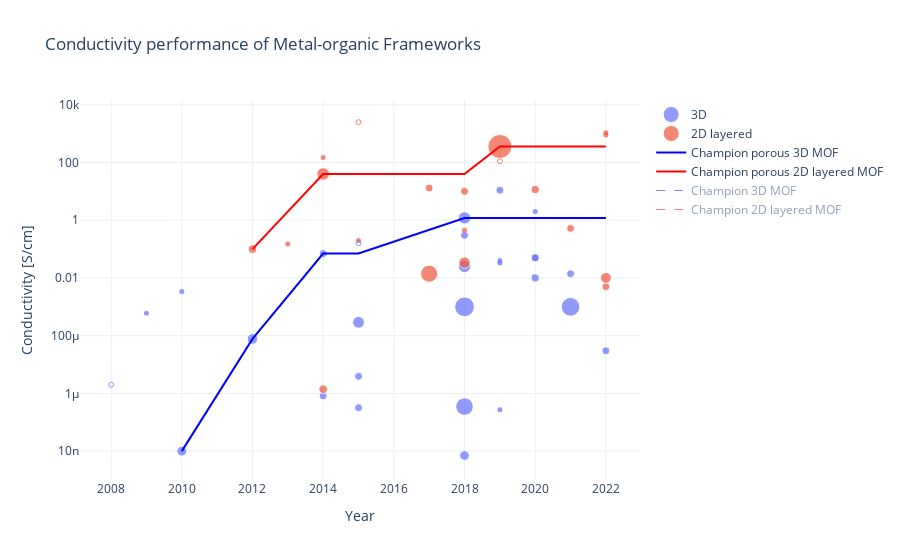

Source (notebook cell):
### Code cell
fig = px.scatter(mofs[mofs['BET']>1], x='Year', y='Value',
                 hover_name='Name', color='Dimensionality', size='Porosity', hover_data=['Dimensionality','Porosity', 'DOI'], 
                 labels={'Value': "Conductivity [S/cm]"}, template='plotly_white', 
                 title='Conductivity performance of Metal-organic Frameworks')

fig.update_traces(marker=dict(sizemin=4, sizeref=8))
fig.update_layout(yaxis_type="log")
fig.update_traces(hovertemplate='<b>%{hovertext}</b><br><br>Dimensionality: %{customdata[0]}\
                                 <br>Year: %{x}<br>Value: %{y} S/cm\
                                 <br>BET: %{customdata[1]} m<sup>2</sup>/g<extra></extra>\
                                 <br>DOI: %{customdata[2]}')

fig.add_trace(go.Scatter(x=mofs[(mofs['Porous']=='Yes') & (mofs['Porosity']<1) & (mofs['Dimensionality']=='3D')]['Year'], 
                         y=mofs[(mofs['Porous']=='Yes') & (mofs['Porosity']<1) & (mofs['Dimensionality']=='3D')]['Value'], 
                         mode='markers', marker=dict(color='#636efa', size=5, opacity=0.7),  
                         customdata=np.stack((mofs[(mofs['Porous']=='Yes') & (mofs['Porosity']<1) & (mofs['Dimensionality']=='3D')]['Name'], 
                                              mofs[(mofs['Porous']=='Yes') & (mofs['Porosity']<1) & (mofs['Dimensionality']=='3D')]['Dimensionality'],
                                              mofs[(mofs['Porous']=='Yes') & (mofs['Porosity']<1) & (mofs['Dimensionality']=='3D')]['DOI']), 
                                              axis=-1), 
                         hovertemplate='<b>%{customdata[0]}</b><br><br>Dimensionality: %{customdata[1]}\
                                 <br>Year: %{x}<br>Value: %{y} S/cm\
                                 <br>BET: unknown <extra></extra>\
                                 <br>DOI: %{customdata[2]}', 
                         showlegend=False))

fig.add_trace(go.Scatter(x=mofs[(mofs['Porous']=='Yes') & (mofs['Porosity']<1) & (mofs['Dimensionality']=='2D layered')]['Year'], 
                         y=mofs[(mofs['Porous']=='Yes') & (mofs['Porosity']<1) & (mofs['Dimensionality']=='2D layered')]['Value'], 
                         mode='markers', marker=dict(color='#EF553B', size=5, opacity=0.7),  
                         customdata=np.stack((mofs[(mofs['Porous']=='Yes') & (mofs['Porosity']<1) & (mofs['Dimensionality']=='2D layered')]['Name'], 
                                              mofs[(mofs['Porous']=='Yes') & (mofs['Porosity']<1) & (mofs['Dimensionality']=='2D layered')]['Dimensionality'],
                                              mofs[(mofs['Porous']=='Yes') & (mofs['Porosity']<1) & (mofs['Dimensionality']=='2D layered')]['DOI']), 
                                              axis=-1), 
                         hovertemplate='<b>%{customdata[0]}</b><br><br>Dimensionality: %{customdata[1]}\
                                 <br>Year: %{x}<br>Value: %{y} S/cm\
                                 <br>BET: unknown <extra></extra>\
                                 <br>DOI: %{customdata[2]}', 
                         showlegend=False))

fig.add_trace(go.Scatter(x=mofs[(mofs['Porous']=='No') & (mofs['Porosity']<1) & (mofs['Dimensionality']=='3D')]['Year'], 
                         y=mofs[(mofs['Porous']=='No') & (mofs['Porosity']<1) & (mofs['Dimensionality']=='3D')]['Value'], 
                         mode='markers', marker=dict(color='#636efa', size=5, opacity=0.7, symbol='circle-open'),  
                         customdata=np.stack((mofs[(mofs['Porous']=='No') & (mofs['Porosity']<1) & (mofs['Dimensionality']=='3D')]['Name'], 
                                              mofs[(mofs['Porous']=='No') & (mofs['Porosity']<1) & (mofs['Dimensionality']=='3D')]['Dimensionality'],
                                              mofs[(mofs['Porous']=='No') & (mofs['Porosity']<1) & (mofs['Dimensionality']=='3D')]['DOI']), 
                                              axis=-1), 
                         hovertemplate='<b>%{customdata[0]}</b><br><br>Dimensionality: %{customdata[1]}\
                                 <br>Year: %{x}<br>Value: %{y} S/cm\
                                 <br>Dense <extra></extra>\
                                 <br>DOI: %{customdata[2]}', 
                         showlegend=False))

fig.add_trace(go.Scatter(x=mofs[(mofs['Porous']=='No') & (mofs['Porosity']<1) & (mofs['Dimensionality']=='2D layered')]['Year'], 
                         y=mofs[(mofs['Porous']=='No') & (mofs['Porosity']<1) & (mofs['Dimensionality']=='2D layered')]['Value'], 
                         mode='markers', marker=dict(color='#EF553B', size=5, opacity=0.7, symbol='circle-open'),  
                         customdata=np.stack((mofs[(mofs['Porous']=='No') & (mofs['Porosity']<1) & (mofs['Dimensionality']=='2D layered')]['Name'], 
                                              mofs[(mofs['Porous']=='No') & (mofs['Porosity']<1) & (mofs['Dimensionality']=='2D layered')]['Dimensionality'],
                                              mofs[(mofs['Porous']=='No') & (mofs['Porosity']<1) & (mofs['Dimensionality']=='2D layered')]['DOI']), 
                                              axis=-1), 
                         hovertemplate='<b>%{customdata[0]}</b><br><br>Dimensionality: %{customdata[1]}\
                                 <br>Year: %{x}<br>Value: %{y} S/cm\
                                 <br>Dense <extra></extra>\
                                 <br>DOI: %{customdata[2]}', 
                         showlegend=False))

fig.add_trace(go.Scatter(x=mofs_sorted_3D_porous_cummax['Year'], y=mofs_sorted_3D_porous_cummax['Value'], 
                         name='Champion porous 3D MOF', line=dict(color='blue', width=2), hoverinfo='skip', mode='lines'))

fig.add_trace(go.Scatter(x=mofs_sorted_2D_porous_cummax['Year'], y=mofs_sorted_2D_porous_cummax['Value'], 
                         name='Champion porous 2D layered MOF', line=dict(color='red', width=2), hoverinfo='skip', mode='lines'))


fig.add_trace(go.Scatter(x=mofs_sorted_3D_cummax['Year'], y=mofs_sorted_3D_cummax['Value'], 
                         name='Champion 3D MOF', line=dict(color='blue', width=1, dash='dash'), hoverinfo='skip', 
                         mode='lines', visible='legendonly'))

fig.add_trace(go.Scatter(x=mofs_sorted_2D_cummax['Year'], y=mofs_sorted_2D_cummax['Value'], 
                         name='Champion 2D layered MOF', line=dict(color='red', width=1, dash='dash'), hoverinfo='skip', 
                         mode='lines', visible='legendonly'))

fig.update_layout(legend={'itemsizing': 'trace'}, legend_title_text=None)

fig.show()

### Figure 1 — Plotly figure (JSON) as saved in the notebook; plotly's stock layout.template omitted (floating-point values rounded to 4 significant figures)
{"data": [{"customdata": [["3D", 385, "10.1021/cm101238m"], ["3D", 450, "10.1002/chem.201103433"], ["3D", 69.6, "10.1039/C3TA13179C"], ["3D", 214, "10.1126/science.1246738 "], ["3D", 248, "10.1021/jacs.5b02897"], ["3D", 54, "10.1021/jacs.5b02897"], ["3D", 559, "10.1021/ja512437u"], ["3D", 370, "10.1021/jacs.8b03696 "], ["3D", 50, "10.1021/jacs.8b03696 "], ["3D", 614, "10.1021/jacs.8b03604 "], ["3D", 1230, "10.1038/s41563-018-0098-1 "], ["3D", 610, "10.1038/s41563-018-0098-1 "], ["3D", 1550, "10.1039/C8SC00961A"], ["3D", 3, "10.1038/s41467-019-09682-0 "], ["3D", 208, "10.1038/s41557-019-0372-0 "], ["3D", 271, "10.1002/anie.201912642 "], ["3D", 208, "10.1038/s41557-019-0372-0 "], ["3D", 80, "10.1038/s41557-021-00666-6 "], ["3D", 1400, "10.1002/anie.202102670 "], ["3D", 120, "10.1021/jacs.2c00614"]], "hovertemplate": "<b>%{hovertext}</b><br><br>Dimensionality: %{customdata[0]}                                 <br>Year: %{x}<br>Value: %{y} S/cm                                 <br>BET: %{customdata[1]} m<sup>2</sup>/g<extra></extra>                                 <br>DOI: %{customdata[2]}", "hovertext": ["Cu[Ni(pdt)2]", "Fe(1,2,3-triazolate) (oxidized)", "I2@Eu4(BPT)4", "TCNQ@Cu3(BTC)2", "Fe2DOBDC", "Fe2DSBDC", "Cd2(TTFTB)", "Fe(1,2,3-triazolate)", "Fe(1,2,3-triazolate)(BF4)0.33", "Fe2(BDT)3 (oxidized)", "Fe2(BDP)3", "K(0.98)Fe2(BDP)3", "C60@Zr6(OH)16(TBAPy)2", "Cu2(6-Hmna)(6-mn)", "Ho(1+x)(HOTP)", "Cu-BDC", "HoHTTP", "Cr(tri)2(CF3SO3)0.33", "Fe-HHTP", "NiTAHQ-3D-ox"], "legendgroup": "3D", "marker": {"color": "#636efa", "size": [385, 450, 69.6, 214, 248, 54, 559, 370, 50, 614, 1230, 610, 1550, 3, 208, 271, 208, 80, 1400, 120], "sizemin": 4, "sizemode": "area", "sizeref": 8, "symbol": "circle"}, "mode": "markers", "name": "3D", "orientation": "v", "showlegend": true, "type": "scatter", "x": [2010, 2012, 2014, 2014, 2015, 2015, 2015, 2018, 2018, 2018, 2018, 2018, 2018, 2019, 2020, 2020, 2020, 2021, 2021, 2022], "xaxis": "x", "y": [1e-08, 7.7e-05, 8.2e-07, 0.07, 3.2e-07, 3.9e-06, 0.00029, 7e-09, 0.3, 1.2, 3.5e-07, 0.025, 0.001, 10.96, 0.05, 0.01, 0.05, 0.014, 0.001, 3e-05], "yaxis": "y"}, {"customdata": [["2D layered", 306, "10.1021/cm301194a"], ["2D layered", 300, "10.1039/C4CC00408F"], ["2D layered", 630, "10.1021/ja502765n "], ["2D layered", 1175, "10.1021/jacs.7b00705 "], ["2D layered", 114, "10.1021/jacs.7b07234 "], ["2D layered", 526, "10.1038/s41563-018-0189-z "], ["2D layered", 210, " 10.1038/s41467-018-05141-4"], ["2D layered", 2298, "10.1039/c8ee02679c "], ["2D layered", 280, "10.1016/j.apcatb.2020.119295"], ["2D layered", 133, "10.1021/acsaem.0c02758 "], ["2D layered", 44.7, "10.1039/D1CC06407J"], ["2D layered", 480, "10.1038/s41467-022-34820-6"]], "hovertemplate": "<b>%{hovertext}</b><br><br>Dimensionality: %{customdata[0]}                                 <br>Year: %{x}<br>Value: %{y} S/cm                                 <br>BET: %{customdata[1]} m<sup>2</sup>/g<extra></extra>                                 <br>DOI: %{customdata[2]}", "hovertext": ["Cu3(HOTP)2", "Pt3(THT)2", "Ni3(HITP)2", "Fe2(dhbq)3", "Cu3(HIB)2", "Fe3(THT)2", "Fe3(PTC)", "(Mn/Fe)3(HIB)2", "Co3(HITP)2", "Ni3(HAB)2", "MnHHB", "Ni3(HATI_C1)2"], "legendgroup": "2D layered", "marker": {"color": "#EF553B", "size": [306, 300, 630, 1175, 114, 526, 210, 2298, 280, 133, 44.7, 480], "sizemin": 4, "sizemode": "area", "sizeref": 8, "symbol": "circle"}, "mode": "markers", "name": "2D layered", "orientation": "v", "showlegend": true, "type": "scatter", "x": [2012, 2014, 2014, 2017, 2017, 2018, 2018, 2019, 2020, 2021, 2022, 2022], "xaxis": "x", "y": [0.1, 1.4e-06, 40, 0.014, 13, 0.034, 10, 359, 11.5, 0.52, 0.005, 0.01], "yaxis": "y"}, {"customdata": [["Cu[Cu(pdt)2]", "3D", "10.1021/ic802117q "], ["I2@Zn3(lac)2(pybz)2", "3D", "10.1021/ja908293n"], ["Cd(DPNDI)", "3D", "10.1021/jacs.9b01717"], ["Zn4O(NDC)3", "3D", "10.1016/j.synthmet.2019.04.018"], ["TCNQ@(TATAB)3", "3D", "10.1016/j.inoche.2019.04.037 "], ["Cu(H2O)(2,6-NDPA)0.5", "3D", "10.1002/adfm.202007294"]], "hovertemplate": "<b>%{customdata[0]}</b><br><br>Dimensionality: %{customdata[1]}                                 <br>Year: %{x}<br>Value: %{y} S/cm                                 <br>BET: unknown <extra></extra>                                 <br>DOI: %{customdata[2]}", "marker": {"color": "#636efa", "opacity": 0.7, "size": 5}, "mode": "markers", "showlegend": false, "type": "scatter", "x": [2009, 2010, 2019, 2019, 2019, 2020], "y": [0.0006, 0.0034, 0.033, 0.04, 2.7e-07, 2]}, {"customdata": [["Ni3(BHT)2", "2D layered", "10.1021/ja312380b"], ["Ni3(BHT)2 oxidized", "2D layered", "10.1021/ja507619d"], ["Cu3(HITP)2", "2D layered", "10.1002/anie.201411854"], ["V2(dhbq)3", "2D layered", "10.1021/jacs.7b13510 "], ["La1.5(2,3,6,7,10,11-hexaoxytriphenylene)", "2D layered", "10.1073/pnas.2205127119"], ["Nd1.5(2,3,6,7,10,11-hexaoxytriphenylene)", "2D layered", "10.1073/pnas.2205127119"]], "hovertemplate": "<b>%{customdata[0]}</b><br><br>Dimensionality: %{customdata[1]}                                 <br>Year: %{x}<br>Value: %{y} S/cm                                 <br>BET: unknown <extra></extra>                                 <br>DOI: %{customdata[2]}", "marker": {"color": "#EF553B", "opacity": 0.7, "size": 5}, "mode": "markers", "showlegend": false, "type": "scatter", "x": [2013, 2014, 2015, 2018, 2022, 2022], "y": [0.15, 150, 0.2, 0.45, 900, 1080]}, {"customdata": [["Pb3(BHT)", "3D", "10.1021/ja0770983"], ["Fe2(dhbq)3", "3D", "10.1021/jacs.5b10385"]], "hovertemplate": "<b>%{customdata[0]}</b><br><br>Dimensionality: %{customdata[1]}                                 <br>Year: %{x}<br>Value: %{y} S/cm                                 <br>Dense <extra></extra>                                 <br>DOI: %{customdata[2]}", "marker": {"color": "#636efa", "opacity": 0.7, "size": 5, "symbol": "circle-open"}, "mode": "markers", "showlegend": false, "type": "scatter", "x": [2008, 2015], "y": [2e-06, 0.16]}, {"customdata": [["Cu3(BHT)", "2D layered", "10.1038/ncomms8408"], ["Cu3(BHSe)", "2D layered", "10.1002/advs.201802235"]], "hovertemplate": "<b>%{customdata[0]}</b><br><br>Dimensionality: %{customdata[1]}                                 <br>Year: %{x}<br>Value: %{y} S/cm                                 <br>Dense <extra></extra>                                 <br>DOI: %{customdata[2]}", "marker": {"color": "#EF553B", "opacity": 0.7, "size": 5, "symbol": "circle-open"}, "mode": "markers", "showlegend": false, "type": "scatter", "x": [2015, 2019], "y": [2500, 110]}, {"hoverinfo": "skip", "line": {"color": "blue", "width": 2}, "mode": "lines", "name": "Champion porous 3D MOF", "type": "scatter", "x": [2010, 2012, 2014, 2015, 2018, 2020, 2021, 2022], "y": [1e-08, 7.7e-05, 0.07, 0.07, 1.2, 1.2, 1.2, 1.2]}, {"hoverinfo": "skip", "line": {"color": "red", "width": 2}, "mode": "lines", "name": "Champion porous 2D layered MOF", "type": "scatter", "x": [2012, 2014, 2017, 2018, 2019, 2020, 2021, 2022], "y": [0.1, 40, 40, 40, 359, 359, 359, 359]}, {"hoverinfo": "skip", "line": {"color": "blue", "dash": "dash", "width": 1}, "mode": "lines", "name": "Champion 3D MOF", "type": "scatter", "visible": "legendonly", "x": [2008, 2009, 2010, 2012, 2014, 2015, 2018, 2019, 2020, 2021, 2022], "y": [2e-06, 0.0006, 0.0034, 0.0034, 0.07, 0.16, 1.2, 10.96, 10.96, 10.96, 10.96]}, {"hoverinfo": "skip", "line": {"color": "red", "dash": "dash", "width": 1}, "mode": "lines", "name": "Champion 2D layered MOF", "type": "scatter", "visible": "legendonly", "x": [2012, 2013, 2014, 2015, 2017, 2018, 2019, 2020, 2021, 2022], "y": [0.1, 0.15, 150, 2500, 2500, 2500, 2500, 2500, 2500, 2500]}], "layout": {"autosize": true, "legend": {"itemsizing": "trace", "title": {}, "tracegroupgap": 0}, "title": {"text": "Conductivity performance of Metal-organic Frameworks"}, "xaxis": {"anchor": "y", "autorange": true, "domain": [0, 1], "range": [2007.0, 2023.0], "title": {"text": "Year"}, "type": "linear"}, "yaxis": {"anchor": "x", "autorange": true, "domain": [0, 1], "range": [-9.237, 4.311], "title": {"text": "Conductivity [S/cm]"}, "type": "log"}}}
